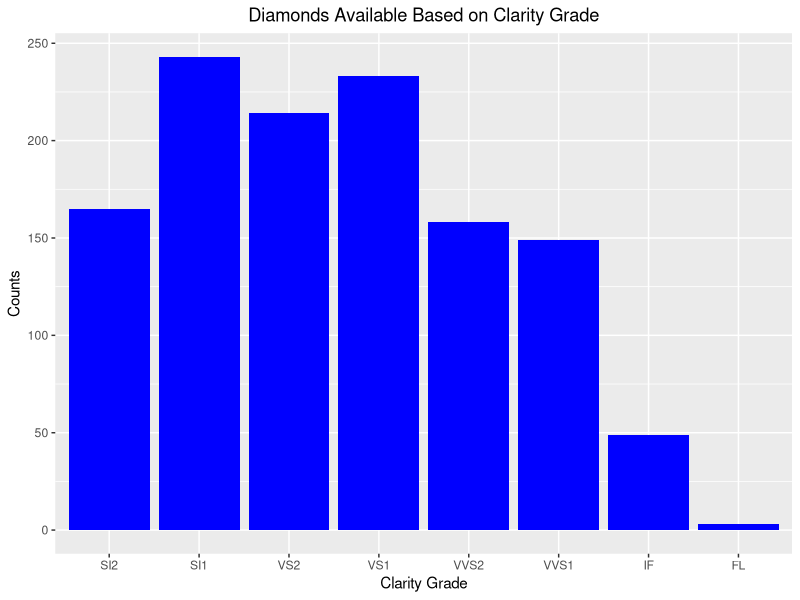
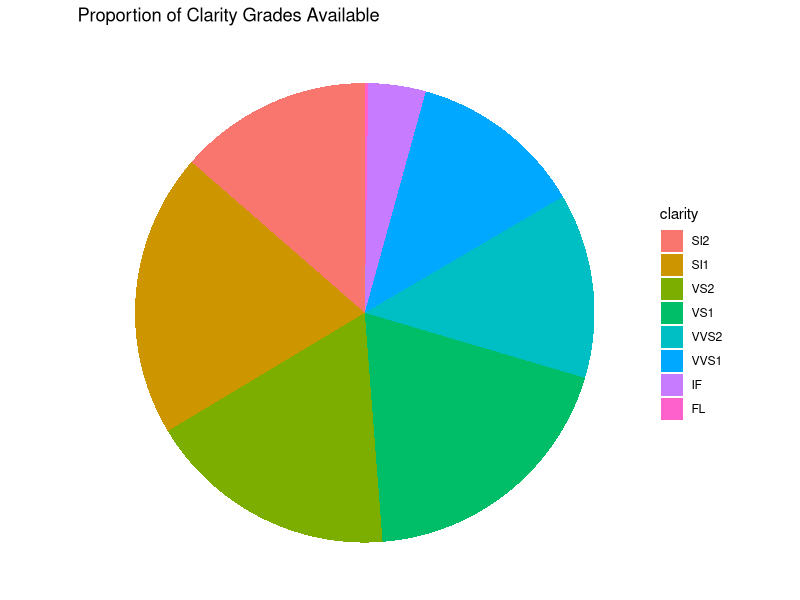
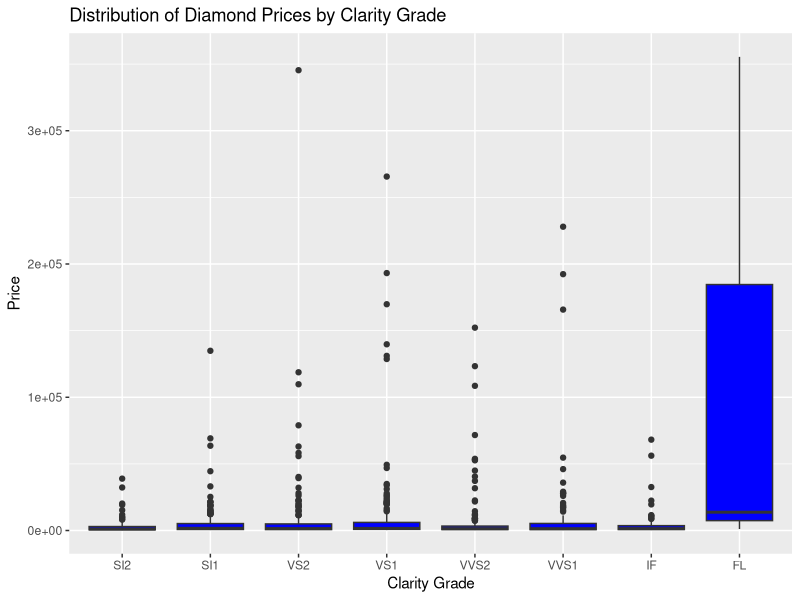
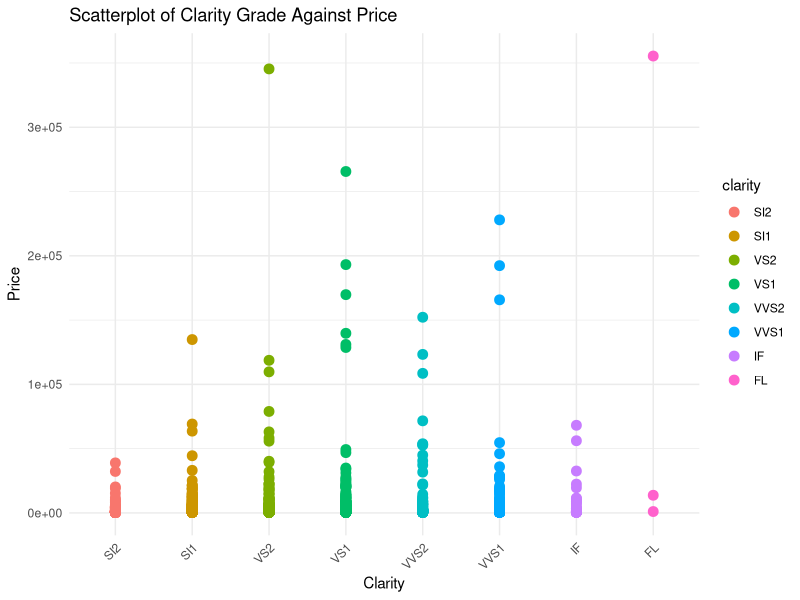
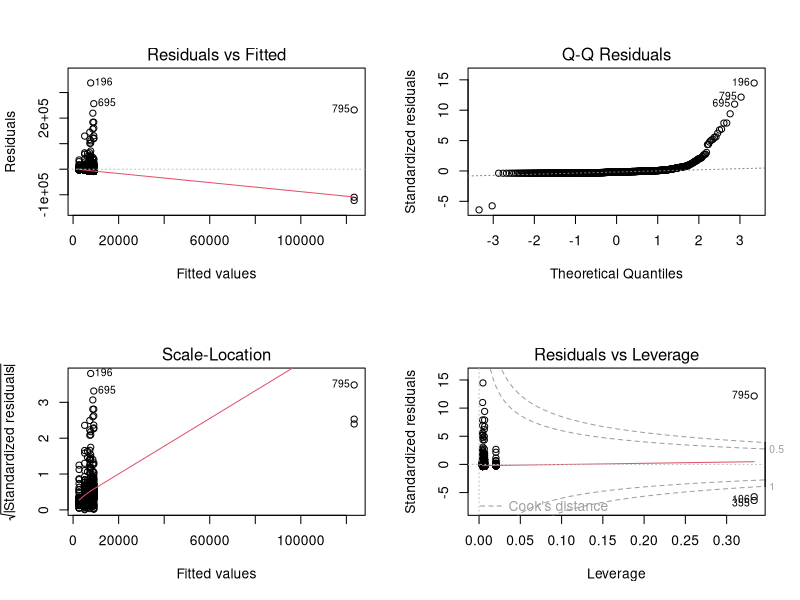

Recreate these plots in R, in order.
## ---- chunk 1
library(tidyverse)
diamonds<- read.csv("diamonds4.csv", header= TRUE)
## ---- chunk 2
levels(factor((diamonds$clarity)))
## ---- chunk 3
clarity_ordered <- diamonds %>%
  mutate(clarity = factor(clarity, levels = c("SI2", "SI1", "VS2", "VS1", "VVS2", "VVS1", "IF", "FL"))) %>%
  arrange(clarity)

print(clarity_frequency<-table(clarity_ordered$clarity))
## ---- chunk 4
ggplot(clarity_ordered, aes(x=clarity))+
  geom_bar(fill = "blue")+
  theme(axis.text.x = element_text(angle = 0), 
        plot.title = element_text(hjust = 0.5))+
  labs(x="Clarity Grade", y="Counts", title="Diamonds Available Based on Clarity Grade")
## ---- chunk 5
clarity_prop<-clarity_ordered %>%
  group_by(clarity) %>%
  summarize(counts=n())%>%
  mutate(percent=counts/nrow(clarity_ordered))

ggplot(clarity_prop, aes(x = "", y = percent, fill = clarity)) +
  geom_bar(stat = "identity", width = 1) +  
  coord_polar(theta = "y") + 
  labs(title = "Proportion of Clarity Grades Available") +
  theme_void()  
## ---- chunk 6
ggplot(clarity_ordered, aes(x=clarity, y=price))+
  geom_boxplot(fill="Blue")+
  labs(x="Clarity Grade", y="Price", title="Distribution of Diamond Prices by Clarity Grade")
## ---- chunk 7
ggplot(clarity_ordered, aes(x = clarity, y = price)) +
  geom_point(aes(color = clarity), size = 3) +
  geom_smooth(method = "lm", se = FALSE, color = "blue") + 
  theme_minimal() +
  labs(title = "Scatterplot of Clarity Grade Against Price",
       x = "Clarity",
       y = "Price") +
  theme(axis.text.x = element_text(angle = 45, hjust = 1))
## ---- chunk 8
clarity_lm<-lm(price~clarity, data=diamonds)
summary(clarity_lm)
## ---- chunk 9
par(mfrow = c(2, 2))
plot(clarity_lm)
